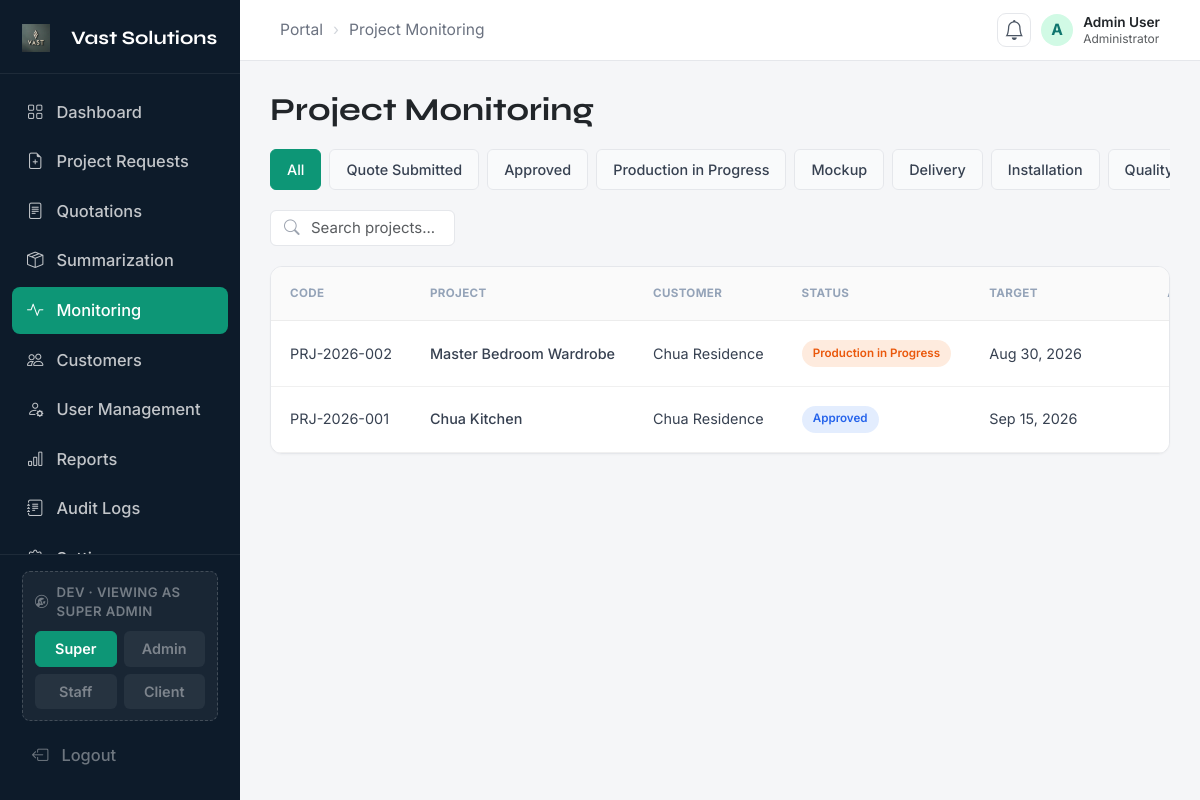
Screenshot of /admin/monitoring.php with the database file from the repository.
### tables this page shows
CREATE TABLE `company_settings` (
  `id`               TINYINT UNSIGNED NOT NULL DEFAULT 1,
  `company_name`     VARCHAR(150) DEFAULT 'Vast Solutions',
  `tagline`          VARCHAR(255) DEFAULT NULL,
  `email`            VARCHAR(150) DEFAULT NULL,
  `contact_number`   VARCHAR(40)  DEFAULT NULL,
  `address`          VARCHAR(255) DEFAULT NULL,
  `logo_path`        VARCHAR(255) DEFAULT NULL,
  `web_email`        VARCHAR(150) DEFAULT NULL,
  `web_phone`        VARCHAR(40)  DEFAULT NULL,
  `web_location`     VARCHAR(255) DEFAULT NULL,
  `default_markup_pct`      DECIMAL(5,2) NOT NULL DEFAULT 15.00,
  `default_contingency_pct` DECIMAL(5,2) NOT NULL DEFAULT 5.00,
  `default_service_pct`     DECIMAL(5,2) NOT NULL DEFAULT 10.00,
  `default_protection_pct`  DECIMAL(5,2) NOT NULL DEFAULT 3.00,
  `updated_at`       DATETIME NOT NULL DEFAULT CURRENT_TIMESTAMP ON UPDATE CURRENT_TIMESTAMP,
  PRIMARY KEY (`id`),
  CONSTRAINT `chk_settings_singleton` CHECK (`id` = 1)
);

CREATE TABLE `projects` (
  `id`             INT UNSIGNED NOT NULL AUTO_INCREMENT,
  `project_code`   VARCHAR(30) NOT NULL,                
  `customer_id`    INT UNSIGNED DEFAULT NULL,
  `request_id`     INT UNSIGNED DEFAULT NULL,           
  `project_name`   VARCHAR(150) NOT NULL,
  `category`       VARCHAR(80)  DEFAULT NULL,
  `description`    TEXT DEFAULT NULL,                   
  `installation_address` VARCHAR(255) DEFAULT NULL,
  `status`         ENUM('quote_submitted','approved','production','mockup','delivery',
                        'installation','quality_check','punchlist','final_approval',
                        'completed','on_hold','rejected')
                     NOT NULL DEFAULT 'quote_submitted',
  `progress`       TINYINT UNSIGNED NOT NULL DEFAULT 0,  
  `start_date`     DATE DEFAULT NULL,
  `target_completion` DATE DEFAULT NULL,
  `approver`       VARCHAR(120) DEFAULT NULL,
  `completion_notified_at` DATETIME NULL DEFAULT NULL,  
  `client_confirmed_at`    DATETIME NULL DEFAULT NULL,  
  `created_at`     DATETIME NOT NULL DEFAULT CURRENT_TIMESTAMP,
  `updated_at`     DATETIME NOT NULL DEFAULT CURRENT_TIMESTAMP ON UPDATE CURRENT_TIMESTAMP,
  PRIMARY KEY (`id`),
  UNIQUE KEY `uq_project_code` (`project_code`),
  KEY `ix_proj_customer` (`customer_id`),
  KEY `ix_proj_status` (`status`),
  CONSTRAINT `fk_proj_customer` FOREIGN KEY (`customer_id`)
    REFERENCES `customers` (`id`) ON DELETE SET NULL,
  CONSTRAINT `fk_proj_request` FOREIGN KEY (`request_id`)
    REFERENCES `project_requests` (`id`) ON DELETE SET NULL
);

CREATE TABLE `customers` (
  `id`             INT UNSIGNED NOT NULL AUTO_INCREMENT,
  `user_id`        INT UNSIGNED DEFAULT NULL,           
  `name`           VARCHAR(150) NOT NULL,               
  `contact_person` VARCHAR(120) DEFAULT NULL,
  `email`          VARCHAR(150) DEFAULT NULL,
  `phone`          VARCHAR(40)  DEFAULT NULL,
  `address`        VARCHAR(255) DEFAULT NULL,
  `industry`       VARCHAR(80)  DEFAULT NULL,           
  `is_archived`    TINYINT(1) NOT NULL DEFAULT 0,
  `archived_at`    DATETIME DEFAULT NULL,
  `archived_by`    INT UNSIGNED DEFAULT NULL,
  `archive_reason` VARCHAR(255) DEFAULT NULL,
  `created_at`     DATETIME NOT NULL DEFAULT CURRENT_TIMESTAMP,
  `updated_at`     DATETIME NOT NULL DEFAULT CURRENT_TIMESTAMP ON UPDATE CURRENT_TIMESTAMP,
  PRIMARY KEY (`id`),
  KEY `ix_customers_name` (`name`),
  KEY `ix_customers_archived` (`is_archived`),
  CONSTRAINT `fk_customers_user` FOREIGN KEY (`user_id`)
    REFERENCES `users` (`id`) ON DELETE SET NULL,
  CONSTRAINT `fk_customers_archived_by` FOREIGN KEY (`archived_by`)
    REFERENCES `users` (`id`) ON DELETE SET NULL
);

### admin/monitoring.php (the view, shortened to what the rows shown need)
<?php
require_once __DIR__ . '/../includes/auth.php';
require_once __DIR__ . '/../includes/project_status.php';
require_once __DIR__ . '/../includes/helpers.php';
$active_page = 'monitoring';
$monitor_projects = [];
foreach (db()->query(
    "SELECT p.id, p.project_code, p.project_name, c.name AS customer, p.status,
            p.target_completion, p.start_date, p.progress, p.approver, p.description,
            p.completion_notified_at, p.client_confirmed_at,
            q.id AS quotation_id, q.quote_code, q.total_amount AS quote_total, q.status AS quote_status
       FROM projects p
       LEFT JOIN customers c ON c.id = p.customer_id
       LEFT JOIN quotations q ON q.id = (
            SELECT id FROM quotations qq WHERE qq.project_id = p.id
             ORDER BY (qq.status='Approved') DESC, qq.id DESC LIMIT 1)
      WHERE p.status <> 'rejected'
      ORDER BY p.created_at DESC, p.id DESC"
) as $r) {
    $monitor_projects[] = [
        'id'       => (int) $r['id'],
        'code'     => $r['project_code'],
        'project'  => $r['project_name'],
        'customer' => $r['customer'] ?? '—',
        'status'   => $r['status'],
        'target'   => $r['target_completion'] ? date('M d, Y', strtotime($r['target_completion'])) : '—',
        'start'    => $r['start_date'] ?? '',
        'progress' => (int) $r['progress'],
        'approver' => $r['approver'] ?? '',
        'details'  => $r['description'] ?? '',
        'confirmed'     => $r['client_confirmed_at'] ? date('M d, Y', strtotime($r['client_confirmed_at'])) : '',
        'awaiting_conf' => ($r['status'] === 'completed' && empty($r['client_confirmed_at'])) ? '1' : '0',
        'quote_id'      => (int) ($r['quotation_id'] ?? 0),
        'quote_code'    => $r['quote_code'] ?? '',
        'quote_total'   => $r['quote_total'] !== null ? peso((float) $r['quote_total']) : '',
        'quote_status'  => $r['quote_status'] ?? '',
        'materials_key' => (string) $r['id'],
        'updates_key'   => (string) $r['id'],
    ];
}
?>
<!DOCTYPE html>
<html lang="en">
<head>
    <title>Project Monitoring – <?= function_exists('company_name') ? htmlspecialchars(company_name()) : 'Vast Solutions' ?></title>
    <link href="https://cdn.jsdelivr.net/npm/bootstrap@5.3.3/dist/css/bootstrap.min.css" rel="stylesheet">
    <link rel="stylesheet" href="https://cdn.jsdelivr.net/npm/bootstrap-icons@1.11.3/font/bootstrap-icons.min.css">
    <link rel="stylesheet" href="admin.css">
</head>
<body>
<?php include 'sidebar.php'; ?>
<div class="main">
    <div class="page-content container-fluid py-4 px-4">
        <div class="d-flex justify-content-between align-items-center mb-3 flex-wrap gap-2">
            <h1 class="page-title mb-0">Project Monitoring</h1>
        </div>
        <div class="monitor-card">
            <div class="table-responsive">
                <table class="table align-middle mb-0 monitor-table">
                    <thead>
                        <tr>
                            <th>CODE</th><th>PROJECT</th><th>CUSTOMER</th>
                            <th>STATUS</th><th>TARGET</th><th class="text-center">ACTIONS</th>
                        </tr>
                    </thead>
                    <tbody>
                        <?php foreach ($monitor_projects as $p):
                        ?>
                        <tr data-project="<?= $p['code'] ?>" data-status="<?= project_status_key($p['status']) ?>">
                            <td><?= $p['code'] ?></td>
                            <td class="monitor-project"><?= htmlspecialchars($p['project']) ?></td>
                            <td class="monitor-customer"><?= htmlspecialchars($p['customer']) ?></td>
                            <td><?= project_status_badge($p['status']) ?></td>
                            <td class="monitor-target"><?= htmlspecialchars($p['target']) ?></td>
                            <td class="text-center">
                                <div class="monitor-actions">
                                </div>
                            </td>
                        </tr>
                        <?php endforeach; ?>
                    </tbody>
                </table>
            </div>
        </div>
    </div>
</div>
</body>
</html>

### admin/sidebar.php (shortened to what the rows shown need)
<aside class="sidebar">
  <a class="sidebar-brand" href="admin-dashboard.php">
  <img src="<?= function_exists('company_logo_url') ? htmlspecialchars(company_logo_url()) : '../style/assets/logo.jpg' ?>" alt="Logo" style="width:28px; height:28px; object-fit:contain; margin-right:10px;">
  <?= function_exists('company_name') ? htmlspecialchars(company_name()) : 'Vast Solutions' ?>
</a>
  <nav class="sidebar-nav">
    <?php $rc = function_exists('role_can') ? 'role_can' : fn($k) => true;  ?>
    <?php if ($rc('dashboard')): ?>
    <a href="admin-dashboard.php" class="nav-item <?= $active_page === 'dashboard' ? 'active' : '' ?>">
    </a>
    <?php endif; ?>
    <?php if ($rc('project_requests')): ?>
    <a href="project-requests.php" class="nav-item <?= $active_page === 'project_requests' ? 'active' : '' ?>">
    </a>
    <?php endif; ?>
    <?php if ($rc('quotations')): ?>
    <a href="quotations.php" class="nav-item <?= $active_page === 'quotations' ? 'active' : '' ?>">
    </a>
    <?php endif; ?>
    <?php if ($rc('summarization')): ?>
    <a href="summarization.php" class="nav-item <?= $active_page === 'summarization' ? 'active' : '' ?>">
    </a>
    <?php endif; ?>
    <?php if ($rc('monitoring')): ?>
    <a href="monitoring.php" class="nav-item <?= $active_page === 'monitoring' ? 'active' : '' ?>">
    </a>
    <?php endif; ?>
    <?php if ($rc('customers')): ?>
    <a href="customers.php" class="nav-item <?= $active_page === 'customers' ? 'active' : '' ?>">
    </a>
    <?php endif; ?>
    <?php if ($rc('user_management')): ?>
    <a href="user-management.php" class="nav-item <?= $active_page === 'user_management' ? 'active' : '' ?>">
    </a>
    <?php endif; ?>
    <?php if ($rc('reports')): ?>
    <a href="reports.php" class="nav-item <?= $active_page === 'reports' ? 'active' : '' ?>">
    </a>
    <?php endif; ?>
    <?php if ($rc('audit_logs')): ?>
    <a href="audit.php" class="nav-item <?= $active_page === 'audit_logs' ? 'active' : '' ?>">
    </a>
    <?php endif; ?>
    <?php if ($rc('settings_self')): ?>
    <a href="settings.php" class="nav-item <?= $active_page === 'settings' ? 'active' : '' ?>">
    </a>
    <?php endif; ?>
  </nav>
  <div class="sidebar-footer">
    <?php if (defined('DEV_MODE') && DEV_MODE && empty($_SESSION['real_login'])): $dv = $_SESSION['dev_active'] ?? 'superadmin'; ?>
    <div class="dev-switch">
    </div>
    <?php endif; ?>
    <a href="<?= BASE_URL ?>/logout.php" class="logout-btn">
    </a>
  </div>
</aside>

### includes/project_status.php (shortened to what the rows shown need)
<?php
function project_phases(): array {
    return [
        'quote_submitted' => 'Quote Submitted',
        'approved'        => 'Approved',
        'production'      => 'Production in Progress',
        'mockup'          => 'Mockup',
        'delivery'        => 'Delivery',
        'installation'    => 'Installation',
        'quality_check'   => 'Quality Check',
        'punchlist'       => 'Punchlist',
        'final_approval'  => 'Final Approval',
        'completed'       => 'Completed',
    ];
}
function project_off_track(): array {
    return [
        'on_hold'  => 'On Hold',
        'rejected' => 'Rejected',
    ];
}
function project_statuses(): array {
    return project_phases() + project_off_track();
}
function project_status_key(string $status): string {
    $s = strtolower(trim($status));
    if (isset(project_statuses()[$s])) return $s;
    return match ($s) {
        'waiting approval', 'waiting', 'pending', 'pending quote',
        'quote received', 'quote sent'                     => 'quote_submitted',
        'fabrication', 'in fabrication',
        'in progress', 'production in progress'            => 'production',
        'quality check', 'qc'                              => 'quality_check',
        'final approval', 'client sign-off'                => 'final_approval',
        'on hold', 'paused'                                => 'on_hold',
        'approved'                                         => 'approved',
        'completed', 'complete'                            => 'completed',
        'rejected'                                         => 'rejected',
        default                                            => 'quote_submitted',
    };
}
function project_status_label(string $status): string {
    return project_statuses()[project_status_key($status)];
}
function project_status_class(string $status): string {
    return 'status-' . str_replace('_', '-', project_status_key($status));
}
function project_status_badge(string $status, string $baseClass = 'monitor-badge'): string {
    return '<span class="' . $baseClass . ' ' . project_status_class($status) . '">'
         . htmlspecialchars(project_status_label($status)) . '</span>';
}

### rows the page displays
company_settings: company_name "Vast Solutions"
projects: project_code "PRJ-2026-002", project_name "Master Bedroom Wardrobe", customer.name "Chua Residence", status "Production in Progress", target "Aug 30, 2026"
projects: project_code "PRJ-2026-001", project_name "Chua Kitchen", customer.name "Chua Residence", status "Approved", target "Sep 15, 2026"

### other values shown
$_SESSION['role'] "SUPER ADMIN"
substr($user_name,0,1) "A"
$user_name "Admin User"
$label "Quote Submitted"
$label "Approved"
$label "Production in Progress"
$label "Mockup"
$label "Delivery"
$label "Installation"
